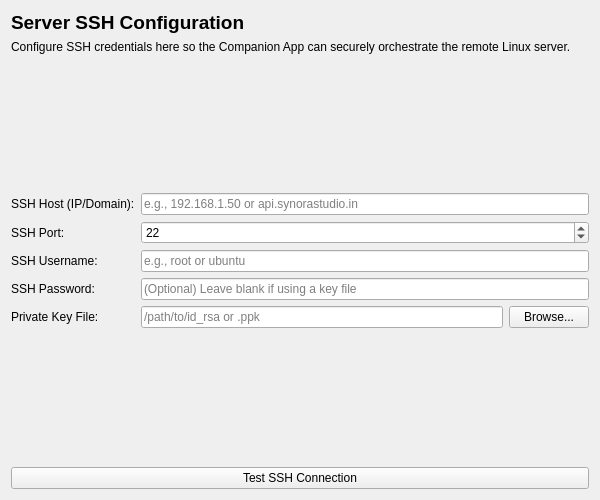
<?xml version="1.0" encoding="UTF-8"?>
<ui version="4.0">
 <class>SSHSettingsWidget</class>
 <widget class="QWidget" name="SSHSettingsWidget">
  <property name="geometry">
   <rect>
    <x>0</x>
    <y>0</y>
    <width>600</width>
    <height>500</height>
   </rect>
  </property>
  <property name="windowTitle">
   <string>SSH Config</string>
  </property>
  <layout class="QVBoxLayout" name="verticalLayout">
   <item>
    <widget class="QLabel" name="label_title">
     <property name="font">
      <font>
       <pointsize>14</pointsize>
       <bold>true</bold>
      </font>
     </property>
     <property name="text">
      <string>Server SSH Configuration</string>
     </property>
    </widget>
   </item>
   <item>
    <widget class="QLabel" name="label_desc">
     <property name="text">
      <string>Configure SSH credentials here so the Companion App can securely orchestrate the remote Linux server.</string>
     </property>
     <property name="wordWrap">
      <bool>true</bool>
     </property>
    </widget>
   </item>
   <item>
    <spacer name="verticalSpacerTop">
     <property name="orientation">
      <enum>Qt::Vertical</enum>
     </property>
     <property name="sizeHint" stdset="0">
      <size>
       <width>20</width>
       <height>10</height>
      </size>
     </property>
    </spacer>
   </item>
   <item>
    <layout class="QFormLayout" name="formLayout">
     <item row="0" column="0">
      <widget class="QLabel" name="label_host">
       <property name="text">
        <string>SSH Host (IP/Domain):</string>
       </property>
      </widget>
     </item>
     <item row="0" column="1">
      <widget class="QLineEdit" name="input_host">
       <property name="placeholderText">
        <string>e.g., 192.168.1.50 or api.synorastudio.in</string>
       </property>
      </widget>
     </item>
     <item row="1" column="0">
      <widget class="QLabel" name="label_port">
       <property name="text">
        <string>SSH Port:</string>
       </property>
      </widget>
     </item>
     <item row="1" column="1">
      <widget class="QSpinBox" name="input_port">
       <property name="maximum">
        <number>65535</number>
       </property>
       <property name="value">
        <number>22</number>
       </property>
      </widget>
     </item>
     <item row="2" column="0">
      <widget class="QLabel" name="label_user">
       <property name="text">
        <string>SSH Username:</string>
       </property>
      </widget>
     </item>
     <item row="2" column="1">
      <widget class="QLineEdit" name="input_user">
       <property name="placeholderText">
        <string>e.g., root or ubuntu</string>
       </property>
      </widget>
     </item>
     <item row="3" column="0">
      <widget class="QLabel" name="label_pass">
       <property name="text">
        <string>SSH Password:</string>
       </property>
      </widget>
     </item>
     <item row="3" column="1">
      <widget class="QLineEdit" name="input_pass">
       <property name="echoMode">
        <enum>QLineEdit::Password</enum>
       </property>
       <property name="placeholderText">
        <string>(Optional) Leave blank if using a key file</string>
       </property>
      </widget>
     </item>
     <item row="4" column="0">
      <widget class="QLabel" name="label_key">
       <property name="text">
        <string>Private Key File:</string>
       </property>
      </widget>
     </item>
     <item row="4" column="1">
      <layout class="QHBoxLayout" name="horizontalLayoutKey">
       <item>
        <widget class="QLineEdit" name="input_key_path">
         <property name="placeholderText">
          <string>/path/to/id_rsa or .ppk</string>
         </property>
        </widget>
       </item>
       <item>
        <widget class="QPushButton" name="btn_browse_key">
         <property name="text">
          <string>Browse...</string>
         </property>
        </widget>
       </item>
      </layout>
     </item>
    </layout>
   </item>
   <item>
    <spacer name="verticalSpacerBottom">
     <property name="orientation">
      <enum>Qt::Vertical</enum>
     </property>
     <property name="sizeHint" stdset="0">
      <size>
       <width>20</width>
       <height>40</height>
      </size>
     </property>
    </spacer>
   </item>
   <item>
    <widget class="QPushButton" name="btn_test_connection">
     <property name="text">
      <string>Test SSH Connection</string>
     </property>
    </widget>
   </item>
  </layout>
 </widget>
 <resources/>
 <connections/>
</ui>
